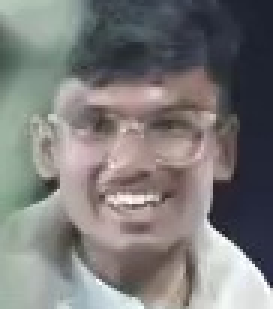
#> input picture backend/targets/target1.jpg, 91 x 103 px (shown 3 times larger)
$ python -i face_analyzer.py   (imports and definitions only)
#> lines starting #> are read from the running program, lines starting #| are printed output that depends on the picture
### backend/utils/logger.py
import logging
import sys

def setup_logger(name: str = "CCTVLive") -> logging.Logger:
    """Configures a clean, formatted logger."""
#> further down, picture is the input picture: shape (103, 91, 3); mean B, G, R 121.6, 122.5, 123.9
    logger = logging.getLogger(name)
    logger.setLevel(logging.INFO)

    if not logger.handlers:
        if hasattr(sys.stdout, 'reconfigure'):
            try:
                sys.stdout.reconfigure(encoding='utf-8', errors='replace')
            except Exception:
                pass
        handler = logging.StreamHandler(sys.stdout)
        formatter = logging.Formatter(
            fmt="%(asctime)s | %(levelname)-7s | %(message)s",
            datefmt="%H:%M:%S"
        )
        handler.setFormatter(formatter)
        logger.addHandler(handler)

    return logger

### backend/core/face_analyzer.py
import os
import threading
import urllib.request
import cv2
import numpy as np
from typing import List, Dict, Tuple, Any, Optional

import config
from utils.logger import setup_logger

logger = setup_logger("FaceAnalyzer")


class CentroidTracker:
    """Tracks face centroids across frames to assign stable, persistent face IDs."""

    def __init__(self, max_disappeared: int = 15, max_distance: float = 80.0):
        self.next_object_id = 1
        self.objects = {}       # id -> (cx, cy)
        self.bboxes = {}        # id -> (x, y, w, h)
        self.disappeared = {}   # id -> frame count missing
        self.max_disappeared = max_disappeared
        self.max_distance = max_distance

    def register(self, centroid: Tuple[int, int], bbox: Tuple[int, int, int, int]):
        self.objects[self.next_object_id] = centroid
        self.bboxes[self.next_object_id] = bbox
        self.disappeared[self.next_object_id] = 0
        self.next_object_id += 1

    # [4 lines left out: function deregister, not called in this run]

    def update(self, rects: List[Tuple[int, int, int, int]]) -> Dict[int, Dict[str, Any]]:
        if len(rects) == 0:
            for object_id in list(self.disappeared.keys()):
                self.disappeared[object_id] += 1
                if self.disappeared[object_id] > self.max_disappeared:
                    self.deregister(object_id)
            return self._get_results()

        input_centroids = np.zeros((len(rects), 2), dtype="int")
        for i, (x, y, w, h) in enumerate(rects):
            input_centroids[i] = (int(x + w / 2.0), int(y + h / 2.0))

        if len(self.objects) == 0:
            for i in range(0, len(rects)):
                self.register(tuple(input_centroids[i]), rects[i])
        else:
            object_ids = list(self.objects.keys())
            object_centroids = list(self.objects.values())

            # Compute Euclidean distances between existing centroids and input centroids
            D = np.linalg.norm(np.array(object_centroids)[:, np.newaxis] - input_centroids, axis=2)

            rows = D.min(axis=1).argsort()
            cols = D.argmin(axis=1)[rows]

            used_rows = set()
            used_cols = set()

            for (row, col) in zip(rows, cols):
                if row in used_rows or col in used_cols:
                    continue

                if D[row, col] > self.max_distance:
                    continue

                object_id = object_ids[row]
                self.objects[object_id] = tuple(input_centroids[col])
                self.bboxes[object_id] = rects[col]
                self.disappeared[object_id] = 0

                used_rows.add(row)
                used_cols.add(col)

            unused_rows = set(range(0, D.shape[0])).difference(used_rows)
            unused_cols = set(range(0, D.shape[1])).difference(used_cols)

            if D.shape[0] >= D.shape[1]:
                for row in unused_rows:
                    object_id = object_ids[row]
                    self.disappeared[object_id] += 1
                    if self.disappeared[object_id] > self.max_disappeared:
                        self.deregister(object_id)
            else:
                for col in unused_cols:
                    self.register(tuple(input_centroids[col]), rects[col])

        return self._get_results()

    def _get_results(self) -> Dict[int, Dict[str, Any]]:
        results = {}
        for object_id in self.objects:
            results[object_id] = {
                "centroid": self.objects[object_id],
                "bbox": self.bboxes[object_id]
            }
        return results


class FaceAnalyzer:
    """
    High-Precision Real-Time Face AI & Target Photo Matching Engine.
    Uses OpenCV YuNet Deep Learning ONNX model for detection and SFace ONNX model for 128-d deep feature matching.
    """

    YUNET_MODEL_URL = "https://github.com/opencv/opencv_zoo/raw/main/models/face_detection_yunet/face_detection_yunet_2023mar.onnx"
    SFACE_MODEL_URL = "https://github.com/opencv/opencv_zoo/raw/main/models/face_recognition_sface/face_recognition_sface_2021dec.onnx"

    def __init__(self, score_threshold: float = 0.30, min_size: Tuple[int, int] = (12, 12), match_threshold: float = 0.363, multi_face_mode: Optional[bool] = None):
        self.score_threshold = score_threshold
        self.min_size = min_size
        self.match_threshold = match_threshold
        self.tracker = CentroidTracker(max_disappeared=15, max_distance=60.0)

        # Initialize YuNet & SFace Models
        self.yunet_detector = None
        self.sface_recognizer = None
        self.input_size = (960, 540)
        self.detect_lock = threading.Lock()

        self.target_features = []  # List of dicts: {"name": str, "feature": np.ndarray}
        self.target_matching_enabled = True
        self.match_only_mode = False  # If True, ONLY matched faces are tracked & displayed
        self.multi_face_mode = multi_face_mode if multi_face_mode is not None else getattr(config, "MULTI_FACE_DEFAULT", True)
        self.max_faces = getattr(config, "MAX_FACES_LIMIT", 50)
        self.match_cache = {}  # face_id -> {"is_match": bool, "match_name": str, "match_score": int, "last_updated": int}
        self.frame_count = 0

        self._init_models()

        # Haar Cascade Fallback Classifier
        try:
            cascade_path = cv2.data.haarcascades + "haarcascade_frontalface_default.xml"
            self.haar_cascade = cv2.CascadeClassifier(cascade_path)
            if self.haar_cascade.empty():
                self.haar_cascade = None
        except Exception as e:
            logger.warning(f"Haar Cascade fallback unavailable: {e}")
            self.haar_cascade = None

    def _init_models(self):
        """Downloads and initializes OpenCV YuNet face detector and SFace recognizer models."""
        try:
            backend_dir = os.path.dirname(os.path.dirname(os.path.abspath(__file__)))
            model_dir = os.path.join(backend_dir, "models")
            os.makedirs(model_dir, exist_ok=True)

            yunet_path = os.path.join(model_dir, "face_detection_yunet_2023mar.onnx")
            sface_path = os.path.join(model_dir, "face_recognition_sface_2021dec.onnx")

            # Download YuNet if missing
            if not os.path.exists(yunet_path) or os.path.getsize(yunet_path) < 10000:
                logger.info(f"Downloading YuNet ONNX Face Model to {yunet_path}...")
                urllib.request.urlretrieve(self.YUNET_MODEL_URL, yunet_path)
#> (this line was passed over: the network is not available in this run)
                logger.info("YuNet Model downloaded successfully!")

            # Download SFace if missing
            if not os.path.exists(sface_path) or os.path.getsize(sface_path) < 10000:
                logger.info(f"Downloading SFace ONNX Recognition Model to {sface_path}...")
                urllib.request.urlretrieve(self.SFACE_MODEL_URL, sface_path)
#> (this line was passed over: the network is not available in this run)
                logger.info("SFace Model downloaded successfully!")

            if hasattr(cv2, "FaceDetectorYN"):
                self.yunet_detector = cv2.FaceDetectorYN.create(
                    yunet_path, "", self.input_size,
                    score_threshold=self.score_threshold, nms_threshold=0.4, top_k=500
                )
                logger.info("YuNet Deep Learning Face Detector initialized successfully!")

            if hasattr(cv2, "FaceRecognizerSF"):
                self.sface_recognizer = cv2.FaceRecognizerSF.create(sface_path, "")
                logger.info("SFace Deep Learning Face Recognizer initialized successfully!")
        except Exception as e:
            logger.error(f"Failed to initialize Face AI Models: {e}")

    # [142 lines left out: functions load_target_photos, extract_face_feature, match_feature, not called in this run]

    def analyze_frame(self, frame: np.ndarray) -> List[Dict[str, Any]]:
        """
        Detects real human faces in frame and performs real-time target photo matching.
        Returns list of analyzed face dicts with bboxes, centroids, landmarks, confidence, and target match info.
        """
        self.frame_count += 1
        h, w, _ = frame.shape
#> h = 103; w = 91
        rects = []
        raw_face_lookup = {}

        # 1. Primary: YuNet Deep Learning Detector
        if self.yunet_detector is not None:
            det_scale = 800.0 / w if w > 800 else 1.0
            sw, sh = int(w * det_scale), int(h * det_scale)
            det_frame = cv2.resize(frame, (sw, sh)) if det_scale != 1.0 else frame

            with self.detect_lock:
                self.input_size = (sw, sh)
                self.yunet_detector.setInputSize((sw, sh))
                status, raw_faces = self.yunet_detector.detect(det_frame)

                # Secondary High-Recall Scale Pass if no faces detected on standard scale
                if (not status or raw_faces is None or len(raw_faces) == 0) and det_scale != 1.0:
                    self.input_size = (w, h)
                    self.yunet_detector.setInputSize((w, h))
                    status, raw_faces = self.yunet_detector.detect(frame)
                    det_scale = 1.0

            if status and raw_faces is not None and len(raw_faces) > 0:
                max_w = min(int(w * 0.85), 800)
                max_h = min(int(h * 0.85), 800)

                for f in raw_faces:
                    fx, fy, fw, fh = f[0:4] / det_scale
                    score = float(f[-1])

                    # Face Size Bounds
                    if fw > max_w or fh > max_h or fw < self.min_size[0] or fh < self.min_size[1]:
                        continue

                    # Aspect Ratio Bounds (Human face 0.50 to 1.35)
                    aspect = fw / float(fh) if fh > 0 else 0
                    if not (0.50 <= aspect <= 1.35):
                        continue

                    # Ensure coordinates stay within frame
                    if fx < 0 or fy < 0 or fx + fw > w or fy + fh > h:
                        continue

                    bbox = (int(fx), int(fy), int(fw), int(fh))
                    rects.append(bbox)

                    lmarks = f[4:14] / det_scale
                    landmarks_dict = {
                        "right_eye": (int(lmarks[0]), int(lmarks[1])),
                        "left_eye": (int(lmarks[2]), int(lmarks[3])),
                        "nose": (int(lmarks[4]), int(lmarks[5])),
                        "right_mouth": (int(lmarks[6]), int(lmarks[7])),
                        "left_mouth": (int(lmarks[8]), int(lmarks[9]))
                    }

                    display_conf = int(min(99, max(75, int(score * 100))))
                    raw_face_lookup[bbox] = (f, display_conf, landmarks_dict)

        # 2. Fallback: Haar Cascade if no faces found by YuNet
        if len(rects) == 0 and self.haar_cascade is not None and not self.haar_cascade.empty():
            gray = cv2.cvtColor(frame, cv2.COLOR_BGR2GRAY)
            gray = cv2.equalizeHist(gray)
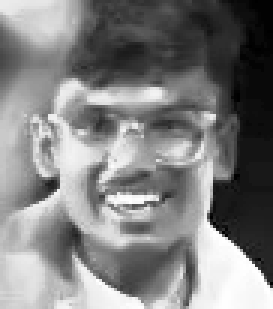
#> gray: shape (103, 91) (shown 3 times larger); min 0, max 255, mean 128.3
            detected_haar = self.haar_cascade.detectMultiScale(
                gray, scaleFactor=1.1, minNeighbors=4, minSize=self.min_size
            )
#> detected_haar = [[12, 17, 66, 66]]
            for (fx, fy, fw, fh) in detected_haar:
                bbox = (int(fx), int(fy), int(fw), int(fh))
                rects.append(bbox)
                raw_face_lookup[bbox] = (None, 85, None)
#> this loop made 1 pass
#> after the loop, raw_face_lookup = 1 item; rects = [(12, 17, 66, 66)]

        # 3. Apply Multi-Face / Single-Face mode filtering
        if not self.multi_face_mode and len(rects) > 1:
            # Single face mode: pick largest/most prominent face
            rects.sort(key=lambda b: b[2] * b[3], reverse=True)
            rects = rects[:1]
        elif self.multi_face_mode and len(rects) > self.max_faces:
            rects.sort(key=lambda b: b[2] * b[3], reverse=True)
            rects = rects[:self.max_faces]

        # Update Centroid Tracker
        tracked_objects = self.tracker.update(rects)
#> in update, `input_centroids = np.zeros((len(rects), 2), dtype="int")`: input_centroids = [[0, 0]]
#> the loop in update, `for i, (x, y, w, h) in enumerate(rects):` made 1 pass
#> after the loop in update, `for i, (x, y, w, h) in enumerate(rects):`: input_centroids = [[45, 50]]
#> the loop in update, `for i in range(0, len(rects)):` made 1 pass
#> the loop in _get_results, `for object_id in self.objects:` made 1 pass
#> after the loop in _get_results, `for object_id in self.objects:`: results = 1 item
#> tracked_objects = 1 item

        # Clean up obsolete cached face IDs
        active_ids = set(tracked_objects.keys())
#> active_ids = 1 item
        for cached_id in list(self.match_cache.keys()):
            if cached_id not in active_ids:
                del self.match_cache[cached_id]

        analyzed_faces = []
        frame_area = w * h
#> frame_area = 9373

        for face_id, data in tracked_objects.items():
            bbox = data["bbox"]
            (x, y, fw, fh) = bbox
            face_area = fw * fh
            area_ratio = face_area / float(frame_area)

            if area_ratio > 0.04:
                proximity = "CLOSE"
            elif area_ratio > 0.008:
                proximity = "MID"
            else:
                proximity = "FAR"

            # Lookup raw face detection metadata
            f_info = raw_face_lookup.get(bbox)
            if not f_info and raw_face_lookup:
                closest_bbox = min(raw_face_lookup.keys(), key=lambda b: abs(b[0]-x) + abs(b[1]-y))
                f_info = raw_face_lookup[closest_bbox]

            display_conf = f_info[1] if f_info else 80
            landmarks_dict = f_info[2] if f_info else None
            raw_f = f_info[0] if f_info else None

            # SFace Deep Feature Matching with Caching per face_id
            is_match, match_name, match_pct = False, "", 0
            if self.sface_recognizer is not None and self.target_features and self.target_matching_enabled:
                cached = self.match_cache.get(face_id)
                if cached and (self.frame_count - cached["last_updated"]) < 30:
                    is_match = cached["is_match"]
                    match_name = cached["match_name"]
                    match_pct = cached["match_score"]
                elif raw_f is not None:
                    try:
                        det_scale = 800.0 / w if w > 800 else 1.0
                        unscaled_f = raw_f.copy()
                        if det_scale != 1.0:
                            unscaled_f[0:4] /= det_scale
                            unscaled_f[4:14] /= det_scale
                        aligned = self.sface_recognizer.alignCrop(frame, unscaled_f)
                        frame_feat = self.sface_recognizer.feature(aligned)
                        is_match, match_name, match_pct = self.match_feature(frame_feat)
                        self.match_cache[face_id] = {
                            "is_match": is_match,
                            "match_name": match_name,
                            "match_score": match_pct,
                            "last_updated": self.frame_count
                        }
                    except Exception:
                        pass
                elif cached:
                    is_match = cached["is_match"]
                    match_name = cached["match_name"]
                    match_pct = cached["match_score"]

            analyzed_faces.append({
                "id": face_id,
                "label": f"FACE #{face_id:02d}",
                "bbox": (x, y, fw, fh),
                "centroid": data["centroid"],
                "proximity": proximity,
                "confidence": display_conf,
                "landmarks": landmarks_dict,
                "is_match": is_match,
                "match_name": match_name,
                "match_score": match_pct
            })
#> this loop made 1 pass
#> (face_id, data, x, y, fw, fh, face_area, area_ratio) on pass 1: (1, {'centroid': (45, 50), 'bbox': (12, 17, 66, 66)}, 12, 17, 66, 66, 4356, 0.465)
#> after the loop, analyzed_faces = 1 item; self.match_cache = 0 items

        if self.match_only_mode and self.target_features and self.target_matching_enabled:
            analyzed_faces = [f for f in analyzed_faces if f["is_match"]]

        return analyzed_faces

>>> import cv2
>>> picture = cv2.imread('../targets/target1.jpg')
>>> result = FaceAnalyzer().analyze_frame(picture)
#> result = 1 item
